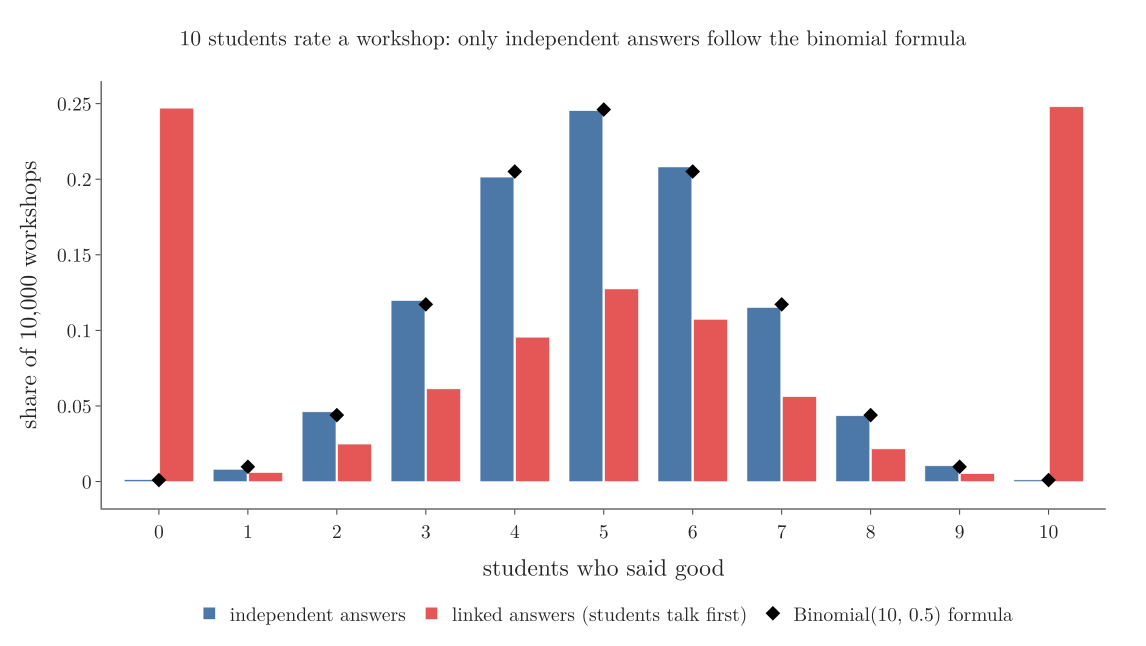

Python code for this plot:
"""Breaking the independence condition: 10 students each say "good" with probability 0.5. Independent answers give
Binomial(10, 0.5). Linked answers (in half of the workshops the students talk first and all copy one student) pile
up at 0 and 10, and the count is no longer binomial. 10,000 simulated workshops each."""
from pathlib import Path
import numpy as np
import plotly.graph_objects as go
from scipy import stats

here = Path(__file__).parent
rng = np.random.default_rng(0)
N = 10_000
indep = rng.binomial(10, 0.5, N)
talk = rng.random(N) < 0.5
first = rng.random(N) < 0.5
linked = np.where(talk, 10 * first, rng.binomial(10, 0.5, N))
share = lambda v: np.bincount(v, minlength=11) / N
assert share(linked)[[0, 10]].min() > 0.2 and share(indep)[[0, 10]].max() < 0.005
k = np.arange(11)
fig = go.Figure()
fig.add_bar(x=k - 0.2, y=share(indep), width=0.38, marker_color="#4C78A8", name="independent answers")
fig.add_bar(x=k + 0.2, y=share(linked), width=0.38, marker_color="#E45756", name="linked answers (students talk first)")
fig.add_scatter(x=k, y=stats.binom(10, 0.5).pmf(k), mode="markers", marker=dict(color="black", size=11, symbol="diamond"),
                name="Binomial(10, 0.5) formula")
fig.update_layout(template="simple_white", width=1100, height=620, font=dict(family="Latin Modern Roman", size=19),
                  title=dict(text="10 students rate a workshop: only independent answers follow the binomial formula", x=0.5,
                             font=dict(size=21)),
                  xaxis=dict(title="students who said good", dtick=1), yaxis=dict(title="share of 10,000 workshops"),
                  legend=dict(orientation="h", x=0.5, xanchor="center", y=-0.2), margin=dict(l=90, r=30, t=70, b=120))
fig.write_image(here / "not_independent.png", scale=2)
fig.write_image(here / "not_independent.pdf")
